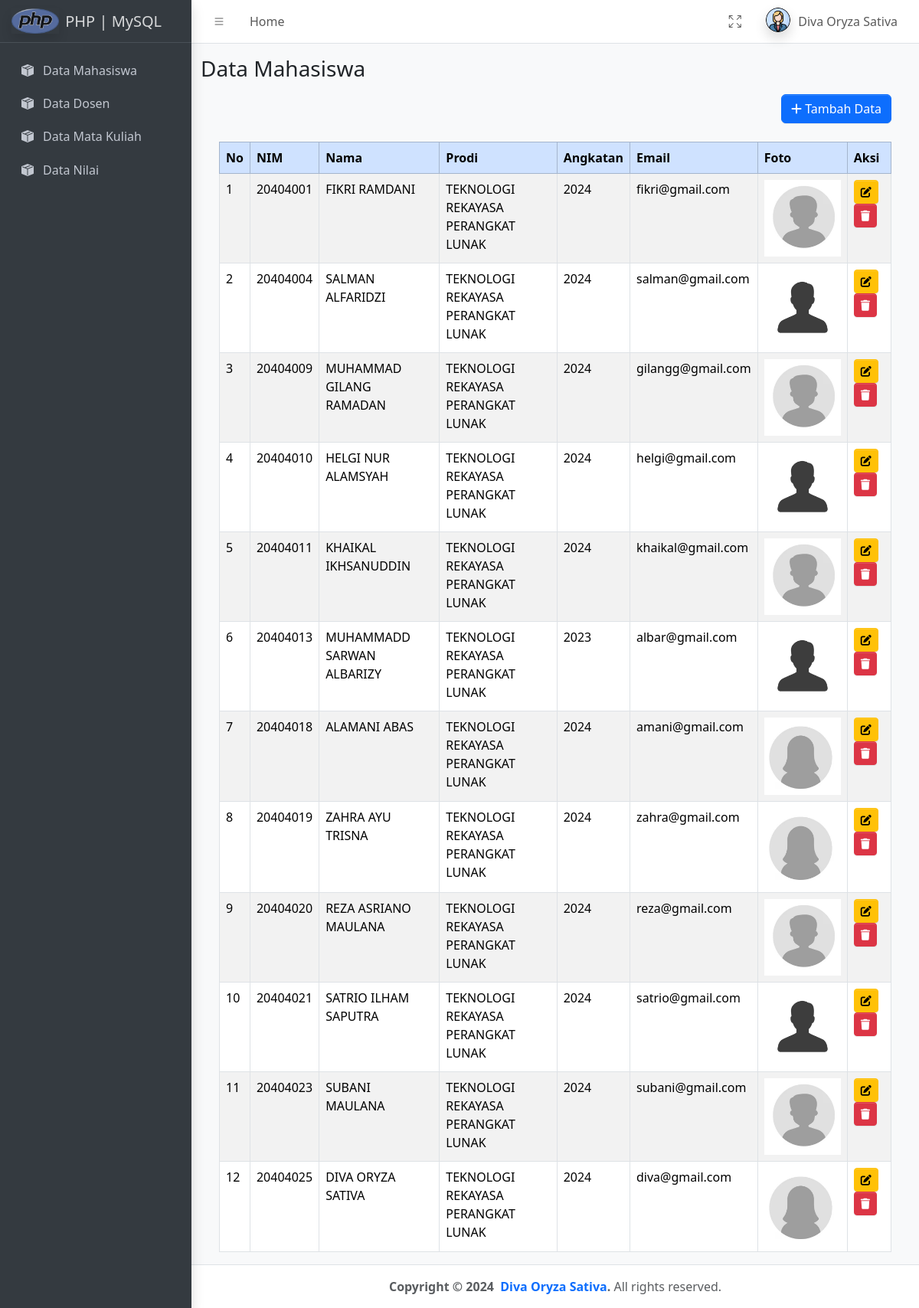
Screenshot of /mahasiswa/index.php (signed in) with the database file from the repository.
### tables this page shows
CREATE TABLE `tbl_mahasiswa` (
  `nim` int(11) NOT NULL,
  `nama` varchar(120) DEFAULT NULL,
  `prodi` varchar(120) DEFAULT NULL,
  `angkatan` int(11) DEFAULT NULL,
  `email` char(50) DEFAULT NULL,
  `foto` varchar(255) DEFAULT NULL
);

### mahasiswa/index.php (the view, shortened to what this page needs)
<?php
include ('../komponen/koneksi.php');
include ('../komponen/header.php');
include ('../komponen/topbar.php');
include ('../komponen/sidebar.php');
?>
<div class="container">
    <h3 class = "mt-3 mb-3">Data Mahasiswa</h3>
    <div class="d-flex justify-content-end mb-3 me-4">
        <a href="tambah.php" class="btn btn-primary">
            <i class="fas fa-plus"></i> Tambah Data
        </a>
    </div>
    <div class="mt-4 ms-4 me-4">
    <table class="table table-bordered table-striped table-hover">
        <thead class="table-primary">
            <tr>
                <th>No</th>
                <th>NIM</th>
                <th>Nama</th>
                <th>Prodi</th>
                <th>Angkatan</th>
                <th>Email</th>
                <th>Foto</th>
                <th>Aksi</th>
            </tr>
        </thead>
        <tbody>
            <?php
            $i = 1;
            $data = mysqli_query($koneksi, "SELECT * FROM tbl_mahasiswa");
            while ($row = mysqli_fetch_array($data)) { ?>
                <tr>
                    <td><?= $i; ?></td>
                    <td><?= $row['nim']; ?></td>
                    <td><?= $row['nama']; ?></td>
                    <td><?= $row['prodi']; ?></td>
                    <td><?= $row['angkatan']; ?></td>
                    <td><?= $row['email']; ?></td>
                    <td>
                        <img src="../foto/<?= $row['foto']; ?>" width="100px" >
                    <td>
                        <a href="edit.php?nim=<?= $row['nim']; ?>" class="btn btn-warning btn-sm">
                            <i class="fas fa-edit"></i>
                        </a>
                        <a href="hapus.php?nim=<?= $row['nim']; ?>" onclick="return confirm('Yakin hapus data ini?')" class="btn btn-danger btn-sm">
                           <i class="fas fa-trash"></i>
                        </a>
                    </td>
                </tr>
            <?php
             $i++;
        } ?>
        </tbody>
    </table>
</div>
</div>
<?php
include ('../komponen/footer.php');
?>

### rows the page displays
tbl_mahasiswa: nim "20404001", nama "FIKRI RAMDANI", prodi "TEKNOLOGI REKAYASA PERANGKAT LUNAK", angkatan "2024", email "fikri@gmail.com", foto (picture)
tbl_mahasiswa: nim "20404004", nama "SALMAN ALFARIDZI", prodi "TEKNOLOGI REKAYASA PERANGKAT LUNAK", angkatan "2024", email "salman@gmail.com", foto (picture)
tbl_mahasiswa: nim "20404009", nama "MUHAMMAD GILANG RAMADAN", prodi "TEKNOLOGI REKAYASA PERANGKAT LUNAK", angkatan "2024", email "gilangg@gmail.com", foto (picture)
tbl_mahasiswa: nim "20404010", nama "HELGI NUR ALAMSYAH", prodi "TEKNOLOGI REKAYASA PERANGKAT LUNAK", angkatan "2024", email "helgi@gmail.com", foto (picture)
tbl_mahasiswa: nim "20404011", nama "KHAIKAL IKHSANUDDIN", prodi "TEKNOLOGI REKAYASA PERANGKAT LUNAK", angkatan "2024", email "khaikal@gmail.com", foto (picture)
tbl_mahasiswa: nim "20404013", nama "MUHAMMADD SARWAN ALBARIZY", prodi "TEKNOLOGI REKAYASA PERANGKAT LUNAK", angkatan "2023", email "albar@gmail.com", foto (picture)
tbl_mahasiswa: nim "20404018", nama "ALAMANI ABAS", prodi "TEKNOLOGI REKAYASA PERANGKAT LUNAK", angkatan "2024", email "amani@gmail.com", foto (picture)
tbl_mahasiswa: nim "20404019", nama "ZAHRA AYU TRISNA", prodi "TEKNOLOGI REKAYASA PERANGKAT LUNAK", angkatan "2024", email "zahra@gmail.com", foto (picture)
tbl_mahasiswa: nim "20404020", nama "REZA ASRIANO MAULANA", prodi "TEKNOLOGI REKAYASA PERANGKAT LUNAK", angkatan "2024", email "reza@gmail.com", foto (picture)
tbl_mahasiswa: nim "20404021", nama "SATRIO ILHAM SAPUTRA", prodi "TEKNOLOGI REKAYASA PERANGKAT LUNAK", angkatan "2024", email "satrio@gmail.com", foto (picture)
tbl_mahasiswa: nim "20404023", nama "SUBANI MAULANA", prodi "TEKNOLOGI REKAYASA PERANGKAT LUNAK", angkatan "2024", email "subani@gmail.com", foto (picture)
tbl_mahasiswa: nim "20404025", nama "DIVA ORYZA SATIVA", prodi "TEKNOLOGI REKAYASA PERANGKAT LUNAK", angkatan "2024", email "diva@gmail.com", foto (picture)
